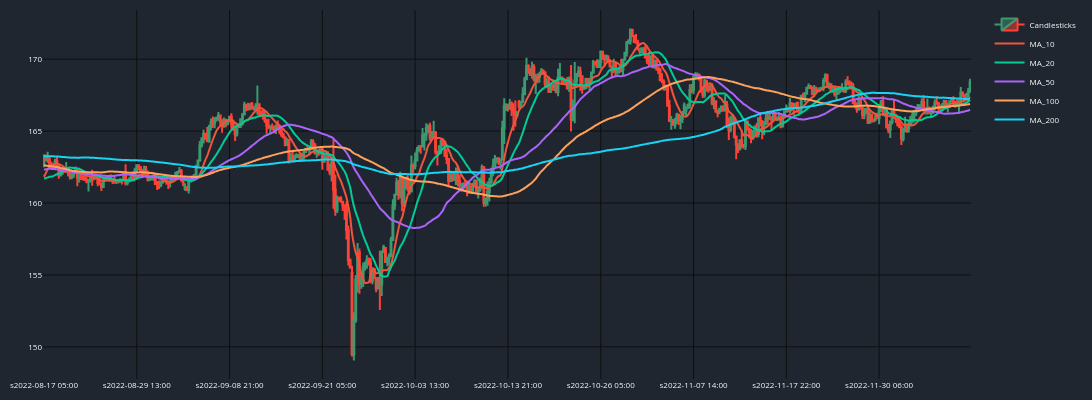

Here is the notebook cell this chart was saved with:
### Code cell
df_plot = df_ma.iloc[:500]
df_plot.shape
print(df_plot.columns)

cp = CandlePlot(df_plot)
traces = [f"MA_{x}" for x in MA_LIST]
cp.show_plot(line_traces=traces)

### Figure 1 — Plotly figure (JSON) as saved in the notebook; plotly's stock layout.template omitted (floating-point values rounded to 4 significant figures; data arrays with more than 128 entries replaced by an {"elided": "..."} marker saying what was removed)
{"data": [{"close": {"elided": "500 float values"}, "high": {"elided": "500 float values"}, "low": {"elided": "500 float values"}, "name": "Candlesticks", "open": {"elided": "500 float values"}, "type": "candlestick", "x": {"elided": "500 str values"}}, {"line": {"shape": "spline", "width": 2}, "name": "MA_10", "type": "scatter", "x": {"elided": "500 str values"}, "y": {"elided": "500 float values"}}, {"line": {"shape": "spline", "width": 2}, "name": "MA_20", "type": "scatter", "x": {"elided": "500 str values"}, "y": {"elided": "500 float values"}}, {"line": {"shape": "spline", "width": 2}, "name": "MA_50", "type": "scatter", "x": {"elided": "500 str values"}, "y": {"elided": "500 float values"}}, {"line": {"shape": "spline", "width": 2}, "name": "MA_100", "type": "scatter", "x": {"elided": "500 str values"}, "y": {"elided": "500 float values"}}, {"line": {"shape": "spline", "width": 2}, "name": "MA_200", "type": "scatter", "x": {"elided": "500 str values"}, "y": {"elided": "500 float values"}}], "layout": {"font": {"color": "white", "size": 8}, "height": 400, "margin": {"b": 10, "l": 10, "r": 10, "t": 10}, "paper_bgcolor": "#1f2630", "plot_bgcolor": "#1f2630", "width": 1500, "xaxis": {"gridcolor": "rgb(15,15,15)", "nticks": 10, "rangeslider": {"visible": false}}, "yaxis": {"gridcolor": "rgb(15,15,15)"}}}
